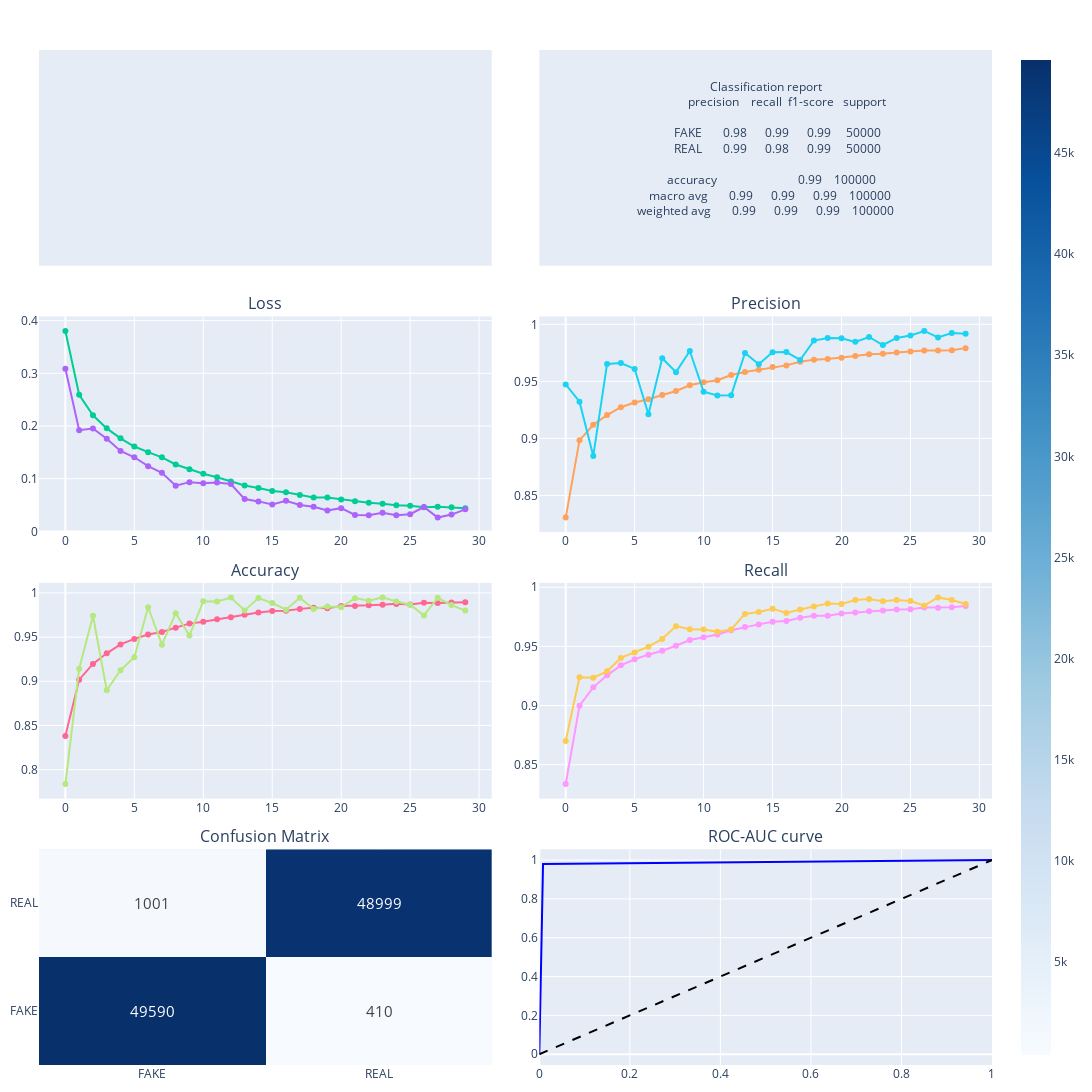

The code cell stored with this chart in its notebook:
### Code cell
fig = make_subplots(
    rows=4, cols=2, 
    subplot_titles=("", "",
                    "Loss", "Precision", 
                    "Accuracy", 'Recall',
                    'Confusion Matrix', 'ROC-AUC curve'), 
    horizontal_spacing=0.05, 
    vertical_spacing=0.05  
)

fig.add_trace(
    go.Scatter(
        x=[0.5], y=[0.5], 
        text=[
            # top_layers_text
        ],
        mode='text',
        showlegend=False,
    ),
    row=1, col=1  
)

fig.add_trace(
    go.Scatter(
        x=[0.5], y=[0.5], 
        text=[
            f"Classification report<br>"
            f"{report.replace('\n','<br>')}"
        ],
        mode='text',
        showlegend=False,
    ),
    row=1, col=2  
)

fig.update_xaxes(visible=False, row=1, col=1)
fig.update_yaxes(visible=False, row=1, col=1)
fig.update_xaxes(visible=False, row=1, col=2)
fig.update_yaxes(visible=False, row=1, col=2)

# Loss and Precision
fig.add_trace(fig_metrics['data'][0], row=2, col=1)
fig.add_trace(fig_metrics['data'][1], row=2, col=1)
fig.add_trace(fig_metrics['data'][2], row=2, col=2)
fig.add_trace(fig_metrics['data'][3], row=2, col=2)

# Accuracy and Recall 
fig.add_trace(fig_metrics['data'][4], row=3, col=1)
fig.add_trace(fig_metrics['data'][5], row=3, col=1)
fig.add_trace(fig_metrics['data'][6], row=3, col=2)
fig.add_trace(fig_metrics['data'][7], row=3, col=2)

# Confusion Matrix and ROC-AUC curve 
fig.add_trace(fig_confMatrix['data'][0], row=4, col=1)
fig.add_trace(fig_rocauc['data'][0], row=4, col=2)
fig.add_trace(fig_rocauc['data'][1], row=4, col=2)

fig.update_layout(
    height=400*4, 
    width=1400, 
    showlegend=False, 
    margin=dict(l=10, r=10, t=50, b=10),  
)

fig.show()

### Figure 1 — Plotly figure (JSON) as saved in the notebook; plotly's stock layout.template omitted (floating-point values rounded to 4 significant figures)
{"data": [{"mode": "text", "showlegend": false, "text": [], "type": "scatter", "x": [0.5], "xaxis": "x", "y": [0.5], "yaxis": "y"}, {"mode": "text", "showlegend": false, "text": ["Classification report<br>              precision    recall  f1-score   support<br><br>        FAKE       0.98      0.99      0.99     50000<br>        REAL       0.99      0.98      0.99     50000<br><br>    accuracy                           0.99    100000<br>   macro avg       0.99      0.99      0.99    100000<br>weighted avg       0.99      0.99      0.99    100000<br>"], "type": "scatter", "x": [0.5], "xaxis": "x2", "y": [0.5], "yaxis": "y2"}, {"mode": "lines+markers", "name": "Training Loss", "type": "scatter", "x": [0, 1, 2, 3, 4, 5, 6, 7, 8, 9, 10, 11, 12, 13, 14, 15, 16, 17, 18, 19, 20, 21, 22, 23, 24, 25, 26, 27, 28, 29], "xaxis": "x3", "y": [0.3803, 0.2592, 0.2202, 0.1956, 0.1766, 0.1611, 0.1504, 0.1406, 0.127, 0.1181, 0.1093, 0.1029, 0.09484, 0.08728, 0.08222, 0.07683, 0.0742, 0.06897, 0.06442, 0.06417, 0.06064, 0.05729, 0.05454, 0.05234, 0.0498, 0.04882, 0.04572, 0.04676, 0.04581, 0.04379], "yaxis": "y3"}, {"mode": "lines+markers", "name": "Validation Loss", "type": "scatter", "x": [0, 1, 2, 3, 4, 5, 6, 7, 8, 9, 10, 11, 12, 13, 14, 15, 16, 17, 18, 19, 20, 21, 22, 23, 24, 25, 26, 27, 28, 29], "xaxis": "x3", "y": [0.3087, 0.1921, 0.1953, 0.1759, 0.1526, 0.1407, 0.1238, 0.1111, 0.08663, 0.0935, 0.09122, 0.09292, 0.08998, 0.06132, 0.05696, 0.05094, 0.05827, 0.04998, 0.04684, 0.03976, 0.04414, 0.03132, 0.03077, 0.03525, 0.03056, 0.03275, 0.04631, 0.02623, 0.03192, 0.04189], "yaxis": "y3"}, {"mode": "lines+markers", "name": "Training precision", "type": "scatter", "x": [0, 1, 2, 3, 4, 5, 6, 7, 8, 9, 10, 11, 12, 13, 14, 15, 16, 17, 18, 19, 20, 21, 22, 23, 24, 25, 26, 27, 28, 29], "xaxis": "x4", "y": [0.8306, 0.8983, 0.9119, 0.9204, 0.9274, 0.9314, 0.9343, 0.9381, 0.9415, 0.9466, 0.9492, 0.951, 0.9556, 0.9582, 0.9602, 0.9626, 0.964, 0.9671, 0.969, 0.9695, 0.9707, 0.9723, 0.9738, 0.9741, 0.9753, 0.9762, 0.9771, 0.9771, 0.9772, 0.9791], "yaxis": "y4"}, {"mode": "lines+markers", "name": "Validation precision", "type": "scatter", "x": [0, 1, 2, 3, 4, 5, 6, 7, 8, 9, 10, 11, 12, 13, 14, 15, 16, 17, 18, 19, 20, 21, 22, 23, 24, 25, 26, 27, 28, 29], "xaxis": "x4", "y": [0.9473, 0.9322, 0.8847, 0.9652, 0.9661, 0.9609, 0.9211, 0.9703, 0.9581, 0.9766, 0.941, 0.9377, 0.9378, 0.9749, 0.965, 0.9755, 0.9757, 0.9687, 0.9857, 0.988, 0.9878, 0.9846, 0.9889, 0.9819, 0.9881, 0.9902, 0.9942, 0.9885, 0.9923, 0.9917], "yaxis": "y4"}, {"mode": "lines+markers", "name": "Training recall", "type": "scatter", "x": [0, 1, 2, 3, 4, 5, 6, 7, 8, 9, 10, 11, 12, 13, 14, 15, 16, 17, 18, 19, 20, 21, 22, 23, 24, 25, 26, 27, 28, 29], "xaxis": "x5", "y": [0.8382, 0.9018, 0.9196, 0.9316, 0.9417, 0.948, 0.953, 0.9558, 0.9607, 0.9652, 0.9673, 0.9701, 0.9724, 0.9754, 0.9777, 0.9796, 0.9797, 0.9819, 0.9831, 0.9827, 0.9852, 0.9852, 0.9859, 0.9867, 0.9876, 0.9868, 0.9889, 0.9886, 0.9891, 0.9894], "yaxis": "y5"}, {"mode": "lines+markers", "name": "Validation recall", "type": "scatter", "x": [0, 1, 2, 3, 4, 5, 6, 7, 8, 9, 10, 11, 12, 13, 14, 15, 16, 17, 18, 19, 20, 21, 22, 23, 24, 25, 26, 27, 28, 29], "xaxis": "x5", "y": [0.7837, 0.9143, 0.9741, 0.8899, 0.9125, 0.9273, 0.9838, 0.9414, 0.9771, 0.9519, 0.9906, 0.9904, 0.9948, 0.9801, 0.9941, 0.9886, 0.981, 0.9944, 0.9818, 0.9846, 0.9838, 0.9941, 0.9911, 0.9949, 0.9903, 0.9865, 0.9745, 0.9944, 0.9862, 0.98], "yaxis": "y5"}, {"mode": "lines+markers", "name": "Training accuracy", "type": "scatter", "x": [0, 1, 2, 3, 4, 5, 6, 7, 8, 9, 10, 11, 12, 13, 14, 15, 16, 17, 18, 19, 20, 21, 22, 23, 24, 25, 26, 27, 28, 29], "xaxis": "x6", "y": [0.8336, 0.8998, 0.9154, 0.9255, 0.934, 0.9391, 0.943, 0.9464, 0.9505, 0.9554, 0.9577, 0.9601, 0.9636, 0.9664, 0.9686, 0.9708, 0.9716, 0.9743, 0.9759, 0.9759, 0.9777, 0.9786, 0.9797, 0.9803, 0.9813, 0.9814, 0.9829, 0.9827, 0.983, 0.9841], "yaxis": "y6"}, {"mode": "lines+markers", "name": "Validation accuracy", "type": "scatter", "x": [0, 1, 2, 3, 4, 5, 6, 7, 8, 9, 10, 11, 12, 13, 14, 15, 16, 17, 18, 19, 20, 21, 22, 23, 24, 25, 26, 27, 28, 29], "xaxis": "x6", "y": [0.8701, 0.9239, 0.9236, 0.9289, 0.9402, 0.9448, 0.9498, 0.9563, 0.9671, 0.9646, 0.9642, 0.9623, 0.9644, 0.9775, 0.9791, 0.9819, 0.9783, 0.9812, 0.9838, 0.9863, 0.9858, 0.9893, 0.99, 0.9883, 0.9892, 0.9884, 0.9844, 0.9914, 0.9893, 0.9859], "yaxis": "y6"}, {"colorscale": [[0, "rgb(247,251,255)"], [0.125, "rgb(222,235,247)"], [0.25, "rgb(198,219,239)"], [0.375, "rgb(158,202,225)"], [0.5, "rgb(107,174,214)"], [0.625, "rgb(66,146,198)"], [0.75, "rgb(33,113,181)"], [0.875, "rgb(8,81,156)"], [1, "rgb(8,48,107)"]], "hoverongaps": false, "showscale": true, "text": [[49590, 410], [1001, 48999]], "textfont": {"size": 15}, "texttemplate": "%{text}", "type": "heatmap", "x": ["FAKE", "REAL"], "xaxis": "x7", "y": ["FAKE", "REAL"], "yaxis": "y7", "z": [[49590, 410], [1001, 48999]]}, {"line": {"color": "blue", "width": 2}, "mode": "lines", "name": "ROC curve (AUC = 0.99)", "type": "scatter", "x": [0, 0.0082, 1], "xaxis": "x8", "y": [0, 0.98, 1], "yaxis": "y8"}, {"hoverinfo": "skip", "line": {"color": "black", "dash": "dash"}, "mode": "lines", "showlegend": false, "type": "scatter", "x": [0, 1], "xaxis": "x8", "y": [0, 1], "yaxis": "y8"}], "layout": {"annotations": [{"font": {"size": 16}, "showarrow": false, "text": "Loss", "x": 0.2375, "xanchor": "center", "xref": "paper", "y": 0.7375, "yanchor": "bottom", "yref": "paper"}, {"font": {"size": 16}, "showarrow": false, "text": "Precision", "x": 0.7625, "xanchor": "center", "xref": "paper", "y": 0.7375, "yanchor": "bottom", "yref": "paper"}, {"font": {"size": 16}, "showarrow": false, "text": "Accuracy", "x": 0.2375, "xanchor": "center", "xref": "paper", "y": 0.475, "yanchor": "bottom", "yref": "paper"}, {"font": {"size": 16}, "showarrow": false, "text": "Recall", "x": 0.7625, "xanchor": "center", "xref": "paper", "y": 0.475, "yanchor": "bottom", "yref": "paper"}, {"font": {"size": 16}, "showarrow": false, "text": "Confusion Matrix", "x": 0.2375, "xanchor": "center", "xref": "paper", "y": 0.2125, "yanchor": "bottom", "yref": "paper"}, {"font": {"size": 16}, "showarrow": false, "text": "ROC-AUC curve", "x": 0.7625, "xanchor": "center", "xref": "paper", "y": 0.2125, "yanchor": "bottom", "yref": "paper"}], "height": 1600, "margin": {"b": 10, "l": 10, "r": 10, "t": 50}, "showlegend": false, "width": 1400, "xaxis": {"anchor": "y", "domain": [0, 0.475], "visible": false}, "xaxis2": {"anchor": "y2", "domain": [0.525, 1], "visible": false}, "xaxis3": {"anchor": "y3", "domain": [0, 0.475]}, "xaxis4": {"anchor": "y4", "domain": [0.525, 1]}, "xaxis5": {"anchor": "y5", "domain": [0, 0.475]}, "xaxis6": {"anchor": "y6", "domain": [0.525, 1]}, "xaxis7": {"anchor": "y7", "domain": [0, 0.475]}, "xaxis8": {"anchor": "y8", "domain": [0.525, 1]}, "yaxis": {"anchor": "x", "domain": [0.7875, 1], "visible": false}, "yaxis2": {"anchor": "x2", "domain": [0.7875, 1], "visible": false}, "yaxis3": {"anchor": "x3", "domain": [0.525, 0.7375]}, "yaxis4": {"anchor": "x4", "domain": [0.525, 0.7375]}, "yaxis5": {"anchor": "x5", "domain": [0.2625, 0.475]}, "yaxis6": {"anchor": "x6", "domain": [0.2625, 0.475]}, "yaxis7": {"anchor": "x7", "domain": [0, 0.2125]}, "yaxis8": {"anchor": "x8", "domain": [0, 0.2125]}}}
